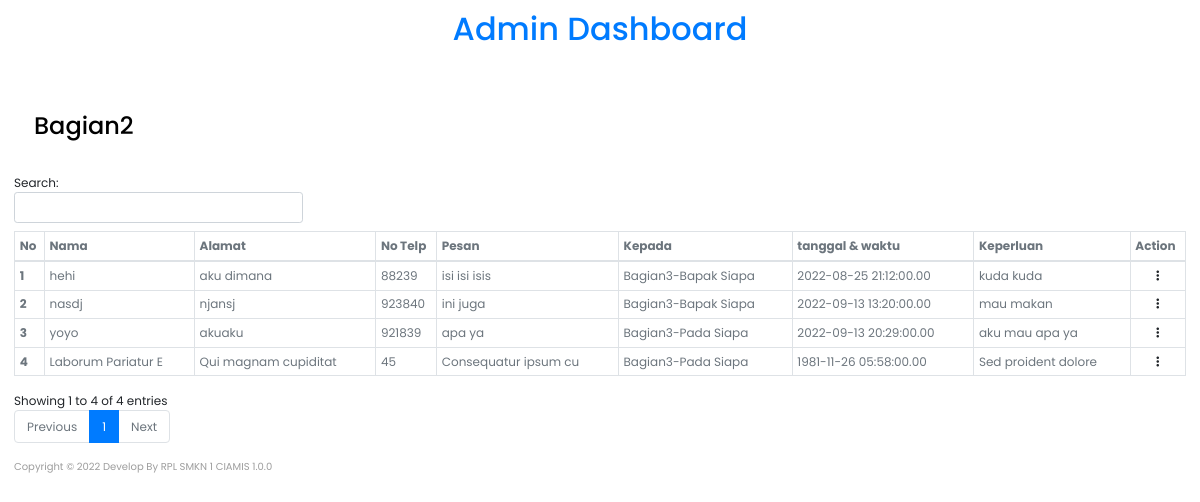
Screenshot of /admin/bagian3.php (signed in) with the database file from the repository.
### tables this page shows
CREATE TABLE `tamu` (
  `id` int(7) NOT NULL,
  `nama` varchar(100) NOT NULL,
  `alamat` varchar(200) NOT NULL,
  `notelp` varchar(15) NOT NULL,
  `pesan` varchar(500) NOT NULL,
  `kepada` varchar(100) NOT NULL,
  `tanggal` datetime(2) NOT NULL,
  `keperluan` varchar(500) NOT NULL
);

### admin/bagian3.php (the view, shortened to what this page needs)
<?php
    require 'connection.php';
    $query = "SELECT * FROM tamu WHERE kepada LIKE '%3%'";
    $bgn1 = mysqli_query($conn, $query);
?>
<!DOCTYPE html>
<html lang="en">
<head>
    <link rel="stylesheet" href="stileee.css">
    <link rel="stylesheet" href="https://unicons.iconscout.com/release/v4.0.0/css/line.css">
    <link rel="stylesheet" href="https://cdn.jsdelivr.net/npm/@fortawesome/fontawesome-free@6.2.0/css/fontawesome.min.css">
    <link rel="stylesheet" href="https://cdn.jsdelivr.net/npm/bootstrap@4.4.1/dist/css/bootstrap.min.css">
</head>
<body>
    <section class="bagian">
        <div class="top">
            <div class="text-primary">
                <h2 align="center" >Admin Dashboard</h2>
            </div>
        </div>
        <div class="dash-content">
            <div class="overview">
                <div class="title">
                    <span class="text">Bagian2</span>
                </div>
        <div class="hiha">
        <table id="hehe" class="table table-hover table-sm table-bordered">
        <thead>
        <tr>
            <th scope="col" class="text-muted">No</th>
            <th scope="col" class="text-muted">Nama</th>
            <th scope="col" class="text-muted">Alamat</th>
            <th scope="col" class="text-muted">No Telp</th>
            <th scope="col" class="text-muted">Pesan</th>
            <th scope="col" class="text-muted">Kepada</th>
            <th scope="col" class="text-muted">tanggal & waktu</th>
            <th scope="col" class="text-muted">Keperluan</th>
            <th scope="col" class="text-muted">Action</th>
            </tr>
        </thead>
        <tbody id="tampil">
            <?php $no = 1 ?>
            <?php while ($row = mysqli_fetch_assoc($bgn1)) { ?>
                <tr>
                    <th class="text-muted" scope="row"><?= $no++; ?></th>
                    <td class="text-muted"><?= $row['nama']?></td>
                    <td class="text-muted"><?= $row['alamat']?></td>
                    <td class="text-muted"><?= $row['notelp']?></td>
                    <td class="text-muted"><?= $row['pesan']?></td>
                    <td class="text-muted"><?= $row['kepada']?></td>
                    <td class="text-muted"><?= $row['tanggal']?></td>
                    <td class="text-muted"><?= $row['keperluan']?></td>
                    <td>
                        <div class="dropdown" align="center">
                            <i class="fa-solid fa-ellipsis-vertical" type="button" id="dropdownMenuButton" data-toggle="dropdown" aria-haspopup="true" aria-expanded="false"></i>
                        </div>
                    </td>
                </tr>
            </div>
            <?php } ?>
</body>
<div class="seha">
    <footer class="main-footer">
                <div class="footer-left" style="color:#9D9D9D;">
                    Copyright © 2022 Develop By RPL SMKN 1 CIAMIS
                    1.0.0
                </div>
            </footer>
    </div>
</html>

### admin/stileee.css (style rules this page uses)
* { margin: 0; padding: 0; box-sizing: border-box; font-family: 'Poppins', sans-serif; }
:root { --primary-color: #0E4BF1; --panel-color: #FFF; --text-color: #000; --txt-color: #000; --black-light-color: #707070; --border-color: #e6e5e5; --toggle-color: #DDD; --box1-color: #0E4BF1; --box2-color: #C0A080; --box3-color: #D1D1D1; --title-icon-color: #fff; --tran-05: all 0.5s ease; --tran-03: all 0.3s ease; --tran-03: all 0.2s ease; }
body { min-height: 100vh; background-color: var(--primary-color); }
.dash-content .title { display: flex; align-items: center; margin: 60px 0 30px 0; }
.dash-content .title .text { font-size: 24px; font-weight: 500; color: var(--text-color); margin-left: 10px; }
.hiha { font-size: 12px; }
.seha { font-size: 10px; }
body { background-color:#2d2d2d; }
.bagian { position: relative; right: 0px; left: 0px; background-color: var(--panel-color); min-height: 100vh; padding: 10px 14px; transition: var(--tran-05); }

### rows the page displays
tamu: nama "hehi", alamat "aku dimana", notelp "88239", pesan "isi isi isis", kepada "Bagian3-Bapak Siapa", tanggal "2022-08-25 21:12:00.00", keperluan "kuda kuda"
tamu: nama "nasdj", alamat "njansj", notelp "923840", pesan "ini juga", kepada "Bagian3-Bapak Siapa", tanggal "2022-09-13 13:20:00.00", keperluan "mau makan"
tamu: nama "yoyo", alamat "akuaku", notelp "921839", pesan "apa ya", kepada "Bagian3-Pada Siapa", tanggal "2022-09-13 20:29:00.00", keperluan "aku mau apa ya"
tamu: nama "Laborum Pariatur E", alamat "Qui magnam cupiditat", notelp "45", pesan "Consequatur ipsum cu", kepada "Bagian3-Pada Siapa", tanggal "1981-11-26 05:58:00.00", keperluan "Sed proident dolore"
